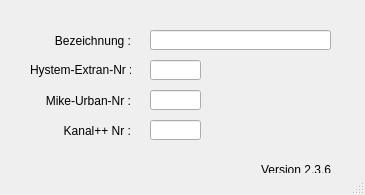
<?xml version="1.0" encoding="UTF-8"?>
<ui version="4.0">
 <class>MainWindow</class>
 <widget class="QMainWindow" name="MainWindow">
  <property name="geometry">
   <rect>
    <x>0</x>
    <y>0</y>
    <width>365</width>
    <height>195</height>
   </rect>
  </property>
  <property name="windowTitle">
   <string>MainWindow</string>
  </property>
  <property name="layoutDirection">
   <enum>Qt::LeftToRight</enum>
  </property>
  <widget class="QWidget" name="centralwidget">
   <widget class="QLabel" name="label">
    <property name="geometry">
     <rect>
      <x>30</x>
      <y>60</y>
      <width>101</width>
      <height>21</height>
     </rect>
    </property>
    <property name="text">
     <string>&lt;html&gt;&lt;head/&gt;&lt;body&gt;&lt;p align=&quot;right&quot;&gt;Hystem-Extran-Nr :&lt;/p&gt;&lt;/body&gt;&lt;/html&gt;</string>
    </property>
    <property name="alignment">
     <set>Qt::AlignRight|Qt::AlignTrailing|Qt::AlignVCenter</set>
    </property>
   </widget>
   <widget class="QLabel" name="label_2">
    <property name="geometry">
     <rect>
      <x>30</x>
      <y>90</y>
      <width>101</width>
      <height>21</height>
     </rect>
    </property>
    <property name="text">
     <string>Mike-Urban-Nr :</string>
    </property>
    <property name="alignment">
     <set>Qt::AlignRight|Qt::AlignTrailing|Qt::AlignVCenter</set>
    </property>
   </widget>
   <widget class="QLabel" name="label_3">
    <property name="geometry">
     <rect>
      <x>30</x>
      <y>120</y>
      <width>101</width>
      <height>21</height>
     </rect>
    </property>
    <property name="text">
     <string>Kanal++ Nr :</string>
    </property>
    <property name="alignment">
     <set>Qt::AlignRight|Qt::AlignTrailing|Qt::AlignVCenter</set>
    </property>
   </widget>
   <widget class="QLabel" name="label_4">
    <property name="geometry">
     <rect>
      <x>30</x>
      <y>30</y>
      <width>101</width>
      <height>21</height>
     </rect>
    </property>
    <property name="text">
     <string>Bezeichnung :</string>
    </property>
    <property name="alignment">
     <set>Qt::AlignRight|Qt::AlignTrailing|Qt::AlignVCenter</set>
    </property>
   </widget>
   <widget class="QLineEdit" name="mu_nr">
    <property name="enabled">
     <bool>true</bool>
    </property>
    <property name="geometry">
     <rect>
      <x>150</x>
      <y>90</y>
      <width>51</width>
      <height>20</height>
     </rect>
    </property>
    <property name="layoutDirection">
     <enum>Qt::RightToLeft</enum>
    </property>
    <property name="autoFillBackground">
     <bool>false</bool>
    </property>
    <property name="text">
     <string/>
    </property>
    <property name="frame">
     <bool>true</bool>
    </property>
   </widget>
   <widget class="QLineEdit" name="kp_nr">
    <property name="geometry">
     <rect>
      <x>150</x>
      <y>120</y>
      <width>51</width>
      <height>20</height>
     </rect>
    </property>
    <property name="text">
     <string/>
    </property>
   </widget>
   <widget class="QLineEdit" name="bezeichnung">
    <property name="geometry">
     <rect>
      <x>150</x>
      <y>30</y>
      <width>181</width>
      <height>20</height>
     </rect>
    </property>
    <property name="text">
     <string/>
    </property>
   </widget>
   <widget class="QLineEdit" name="he_nr">
    <property name="enabled">
     <bool>true</bool>
    </property>
    <property name="geometry">
     <rect>
      <x>150</x>
      <y>60</y>
      <width>51</width>
      <height>20</height>
     </rect>
    </property>
    <property name="layoutDirection">
     <enum>Qt::RightToLeft</enum>
    </property>
    <property name="autoFillBackground">
     <bool>false</bool>
    </property>
    <property name="text">
     <string/>
    </property>
    <property name="frame">
     <bool>true</bool>
    </property>
   </widget>
   <widget class="QLabel" name="lb_version">
    <property name="geometry">
     <rect>
      <x>260</x>
      <y>160</y>
      <width>71</width>
      <height>20</height>
     </rect>
    </property>
    <property name="toolTip">
     <string>Version QKan Import</string>
    </property>
    <property name="text">
     <string>Version 2.3.6</string>
    </property>
    <property name="alignment">
     <set>Qt::AlignRight|Qt::AlignTrailing|Qt::AlignVCenter</set>
    </property>
   </widget>
  </widget>
  <widget class="QStatusBar" name="statusbar"/>
 </widget>
 <tabstops>
  <tabstop>bezeichnung</tabstop>
  <tabstop>he_nr</tabstop>
  <tabstop>mu_nr</tabstop>
  <tabstop>kp_nr</tabstop>
 </tabstops>
 <resources/>
 <connections/>
</ui>
